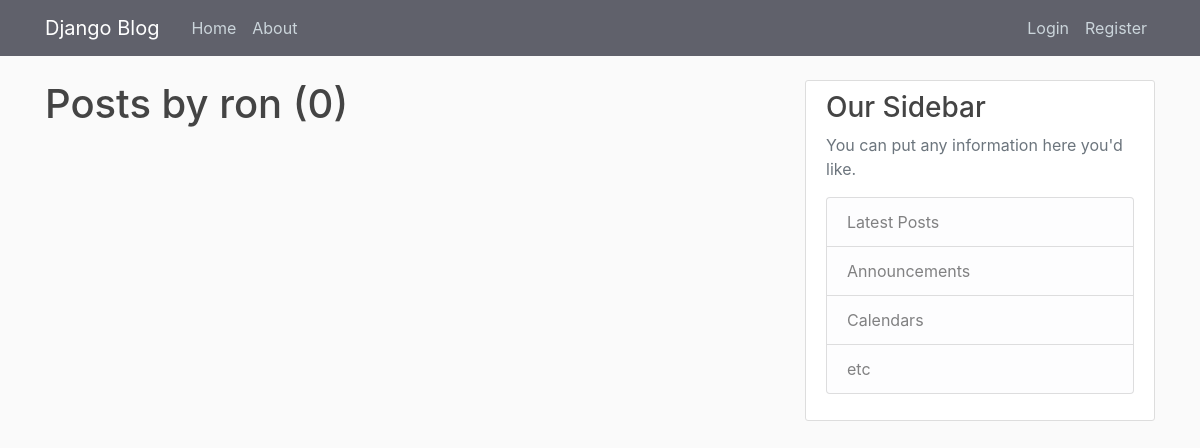
Before: /user/ron with the older database file.
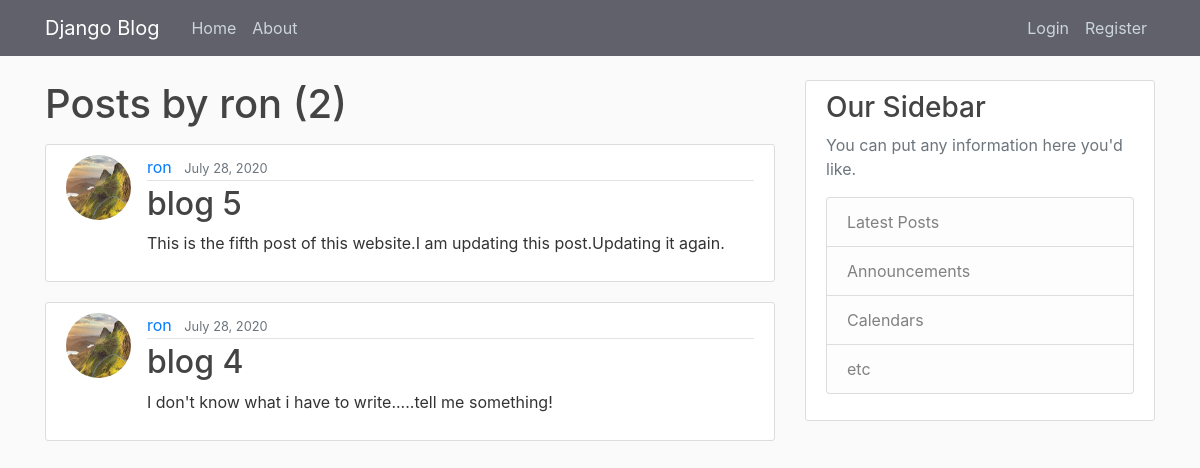
After: the same page with the newer database file.
### blog/models.py (models this page shows, shortened)
class Post(models.Model):
    title=models.CharField(max_length=100)
    content=models.TextField()
    date=models.DateTimeField(default=timezone.now)
    author=models.ForeignKey(User, on_delete=models.CASCADE)

### users/models.py (models this page shows, shortened)
class Profile(models.Model):
    user=models.OneToOneField(User,on_delete=models.CASCADE)
    image=models.ImageField(default='default.jpg',upload_to='profile_pics')

### blog/views.py (the view)
# urls.py: path('user/<str:username>', UserPostListView.as_view(),name='user-posts'),
class UserPostListView(ListView):
    model = Post
    template_name = 'blog/user_posts.html'   # <app>/<model>_<viewtype>.html
    context_object_name = 'posts'
    paginate_by = 3
    def get_queryset(self):
        user= get_object_or_404(User, username=self.kwargs.get('username'))
        return Post.objects.filter(author=user).order_by('-date')

### blog/templates/blog/user_posts.html (shortened to what this page needs)
{% extends 'blog/base.html' %}
{% block content %}
<h1 class="mb-3">Posts by {{ view.kwargs.username }} ({{ page_obj.paginator.count }})</h1>
{% for post in posts %}
<article class="media content-section">
    <img class="rounded-circle article-img" src="{{ post.author.profile.image.url }}">
    <div class="media-body">
        <div class="article-metadata">
            <a class="mr-2" href="{% url 'user-posts' post.author.username %}">{{ post.author }}</a>
            <small class="text-muted">{{ post.date|date:"F d, Y" }}</small>
        </div>
        <h2><a class="article-title" href="{% url 'post-detail' post.id %}">{{ post.title }}</a></h2>
        <p class="article-content">{{ post.content }}</p>
    </div>
</article>
{% endfor %}
{% endblock content %}

### blog/templates/blog/base.html (shortened to what this page needs)
{% load  static %}
<html>
<head>
    <link rel="stylesheet" href="https://maxcdn.bootstrapcdn.com/bootstrap/4.0.0/css/bootstrap.min.css"
>
    <link rel="stylesheet" type="text/css" href="{% static 'blog/main.css' %}">
</head>
<body>
    <header class="site-header">
        <nav class="navbar navbar-expand-md navbar-dark bg-steel fixed-top">
            <div class="container">
                <a class="navbar-brand mr-4" href="{% url 'blog-home' %}">Django Blog</a>
                <div class="collapse navbar-collapse" id="navbarToggle">
                    <div class="navbar-nav mr-auto">
                        <a class="nav-item nav-link" href="{% url 'blog-home' %}">Home</a>
                        <a class="nav-item nav-link" href="{% url 'blog-about' %}">About</a>
                    </div>
                    <div class="navbar-nav">
                        {% if user.is_authenticated %}
                        <a class="nav-item nav-link" href="{% url 'post-create' %}">New Post</a>
                        <a class="nav-item nav-link" href="{% url 'profile' %}">Profile</a>
                        <a class="nav-item nav-link" href="{% url 'logout' %}">Logout</a>
                        {% else %}
                        <a class="nav-item nav-link" href="{% url 'login' %}">Login</a>
                        <a class="nav-item nav-link" href="{% url 'register' %}">Register</a>
                        {% endif %}
                    </div>
                </div>
            </div>
        </nav>
    </header>
    <main role="main" class="container">
        <div class="row">
            <div class="col-md-8">
                {% block content %}{% endblock %}
            </div>
            <div class="col-md-4">
                <div class="content-section">
                    <h3>Our Sidebar</h3>
                    <p class='text-muted'>You can put any information here you'd like.
                    <ul class="list-group">
                        <li class="list-group-item list-group-item-light">Latest Posts</li>
                        <li class="list-group-item list-group-item-light">Announcements</li>
                        <li class="list-group-item list-group-item-light">Calendars</li>
                        <li class="list-group-item list-group-item-light">etc</li>
                    </ul>
                    </p>
                </div>
            </div>
        </div>
    </main>
</body>
</html>
</body>
</html>

### blog/static/blog/main.css (style rules this page uses)
body { background: #fafafa; color: #333333; margin-top: 5rem; }
h1, h2, h3, h4, h5, h6 { color: #444444; }
ul { margin: 0; }
.bg-steel { background-color: #60616b; }
.site-header .navbar-nav .nav-link { color: #cbd5db; }
.content-section { background: #ffffff; padding: 10px 20px; border: 1px solid #dddddd; border-radius: 3px; margin-bottom: 20px; }
.article-title { color: #444444; }
.article-content { white-space: pre-line; }
.article-img { height: 65px; width: 65px; margin-right: 16px; }
.article-metadata { padding-bottom: 1px; margin-bottom: 4px; border-bottom: 1px solid #e3e3e3 }

Changed rows visible on the page:
added Post: author.profile.image (picture), author "ron", date "July 28, 2020", title "blog 5", content "This is the fifth post of this website.I am updating this post.Updating it again."
added Post: author.profile.image (picture), author "ron", date "July 28, 2020", title "blog 4", content "I don't know what i have to write.....tell me something!"
Other visible differences:
{{ page_obj.paginator.count }}: "0" → "2"
